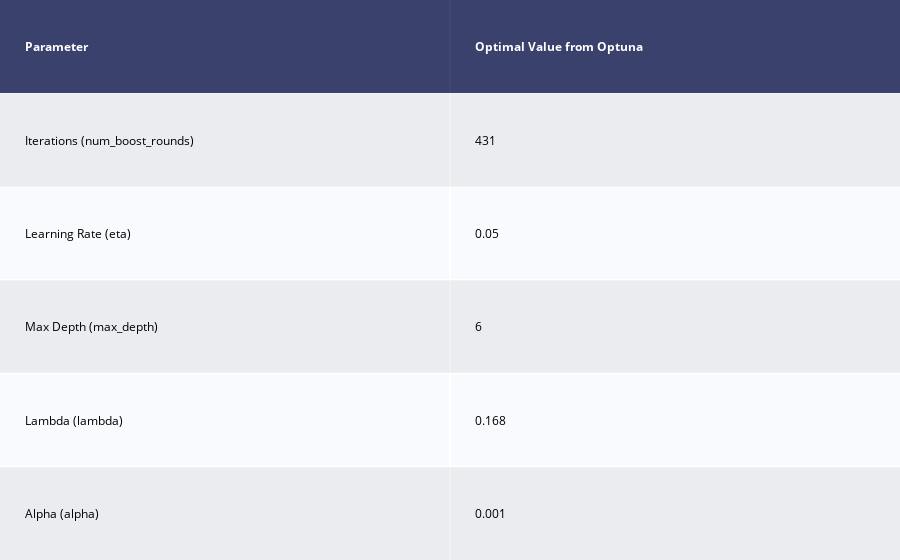

The cell this chart's notebook holds for it:
### Markdown cell above
XGBoost is another algorithm that can be used to make time series forecasts. Below I use Optuna to automatically tune several of XGBoost's hyperparameters. The training set for this model includes the new features. As shown in the plot below, the XGBoost model makes much more accurate predictions than the linear model even though they used the same features.

**NOTE:** Performance could likely be improved further simply by letting Optuna run for longer.

### Code cell
# Suppress optuna log messages
optuna.logging.set_verbosity(optuna.logging.WARNING) 

# Optuna objective function
def objective_xgb(trial):
    """
    Optuna objective function. Returns
    the RMSE for an XGBoost model
    
    Assumes the training data are 
    polars data frames
    """
    # Get data for the XGBoost model
    xtrain = df_train.drop(["DateTime", "Junction", "Vehicles"]).to_numpy()
    xvalid = df_valid.drop(["DateTime", "Junction", "Vehicles"]).to_numpy()

    ytrain = df_train.get_column("Vehicles").to_numpy()
    yvalid = df_valid.get_column("Vehicles").to_numpy()
    
    dmat_train = xgb.DMatrix(xtrain, label = ytrain)
    dmat_valid = xgb.DMatrix(xvalid, label = yvalid)
    
    # Suggest hyperparameters for XGBoost
    params = {'objective': 'reg:squarederror',
              'eval_metric': 'rmse',
              'seed': 19970507,
              'eta': trial.suggest_float("eta", 1e-2, 0.25, log = True),
              'max_depth': trial.suggest_int("max_depth", 1, 7),
              'lambda': trial.suggest_float("lambda", 1e-8, 100.0, log = True),
              'alpha': trial.suggest_float("alpha", 1e-8, 100.0, log = True),
             }
    
    # To evaluate training progress (set verbose_eval = True)
    watchlist = [(dmat_train, 'train'), (dmat_valid, 'eval')]
    
    # Train the XGBoost model
    xgb_model = xgb.train(params, 
                          dtrain = dmat_train, 
                          num_boost_round = trial.suggest_int("num_boost_round", 20, 3000),
                          evals = watchlist,
                          verbose_eval = False)
    
    xgb_preds_valid = xgb_model.predict(dmat_valid) 
    
    # Return the RMSE
    return math.sqrt(mean_squared_error(yvalid, xgb_preds_valid))


# Set up and run the Optuna study
study_xgb = optuna.create_study(direction = 'minimize')
study_xgb.optimize(objective_xgb, n_trials = 10)

# Create a table showing the best parameters
xgb_table = [["Parameter", "Optimal Value from Optuna"],
            ["Iterations (num_boost_rounds)", study_xgb.best_params['num_boost_round']],
            ['Learning Rate (eta)', round(study_xgb.best_params['eta'], 3)],
            ['Max Depth (max_depth)', round(study_xgb.best_params['max_depth'], 3)],
            ['Lambda (lambda)', round(study_xgb.best_params['lambda'], 3)],
            ['Alpha (alpha)', round(study_xgb.best_params['alpha'], 3)]]

ff.create_table(xgb_table)

### Figure 1 — Plotly figure (JSON) as saved in the notebook; plotly's stock layout.template omitted (floating-point values rounded to 4 significant figures)
{"data": [{"colorscale": [[0, "#00083e"], [0.5, "#ededee"], [1, "#ffffff"]], "hoverinfo": "none", "opacity": 0.75, "showscale": false, "z": [[0, 0], [0.5, 0.5], [1, 1], [0.5, 0.5], [1, 1], [0.5, 0.5]], "type": "heatmap"}], "layout": {"annotations": [{"align": "left", "font": {"color": "#ffffff"}, "showarrow": false, "text": "<b>Parameter</b>", "x": -0.45, "xanchor": "left", "xref": "x", "y": 0, "yref": "y"}, {"align": "left", "font": {"color": "#ffffff"}, "showarrow": false, "text": "<b>Optimal Value from Optuna</b>", "x": 0.55, "xanchor": "left", "xref": "x", "y": 0, "yref": "y"}, {"align": "left", "font": {"color": "#000000"}, "showarrow": false, "text": "Iterations (num_boost_rounds)", "x": -0.45, "xanchor": "left", "xref": "x", "y": 1, "yref": "y"}, {"align": "left", "font": {"color": "#000000"}, "showarrow": false, "text": "431", "x": 0.55, "xanchor": "left", "xref": "x", "y": 1, "yref": "y"}, {"align": "left", "font": {"color": "#000000"}, "showarrow": false, "text": "Learning Rate (eta)", "x": -0.45, "xanchor": "left", "xref": "x", "y": 2, "yref": "y"}, {"align": "left", "font": {"color": "#000000"}, "showarrow": false, "text": "0.05", "x": 0.55, "xanchor": "left", "xref": "x", "y": 2, "yref": "y"}, {"align": "left", "font": {"color": "#000000"}, "showarrow": false, "text": "Max Depth (max_depth)", "x": -0.45, "xanchor": "left", "xref": "x", "y": 3, "yref": "y"}, {"align": "left", "font": {"color": "#000000"}, "showarrow": false, "text": "6", "x": 0.55, "xanchor": "left", "xref": "x", "y": 3, "yref": "y"}, {"align": "left", "font": {"color": "#000000"}, "showarrow": false, "text": "Lambda (lambda)", "x": -0.45, "xanchor": "left", "xref": "x", "y": 4, "yref": "y"}, {"align": "left", "font": {"color": "#000000"}, "showarrow": false, "text": "0.168", "x": 0.55, "xanchor": "left", "xref": "x", "y": 4, "yref": "y"}, {"align": "left", "font": {"color": "#000000"}, "showarrow": false, "text": "Alpha (alpha)", "x": -0.45, "xanchor": "left", "xref": "x", "y": 5, "yref": "y"}, {"align": "left", "font": {"color": "#000000"}, "showarrow": false, "text": "0.001", "x": 0.55, "xanchor": "left", "xref": "x", "y": 5, "yref": "y"}], "margin": {"b": 0, "l": 0, "r": 0, "t": 0}, "xaxis": {"dtick": 1, "gridwidth": 2, "showticklabels": false, "tick0": -0.5, "ticks": "", "zeroline": false, "range": [-0.5, 1.5], "autorange": true}, "yaxis": {"autorange": true, "dtick": 1, "gridwidth": 2, "showticklabels": false, "tick0": 0.5, "ticks": "", "zeroline": false, "range": [5.5, -0.5]}, "autosize": true}}
